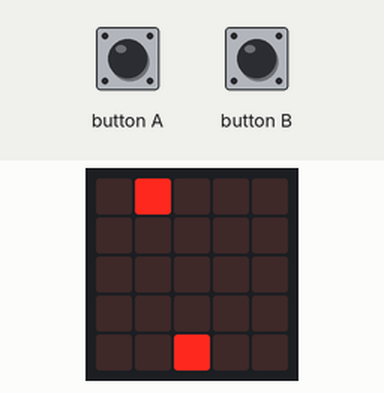
The program below on a simulated BBC micro:bit running MicroPython. On the bench: the board's 5×5 LED display. The inputs (shaded band) are chosen by the test bench. Random numbers come from a fixed seed.

Above: at 1.6 s.
1.7 s: button A pressed for 0.15 s
At 2.8 s:
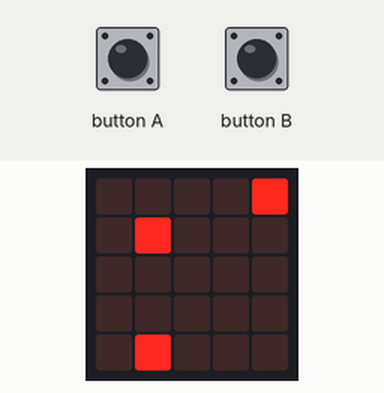
4.8 s: button B pressed for 0.15 s
At 5.5 s:
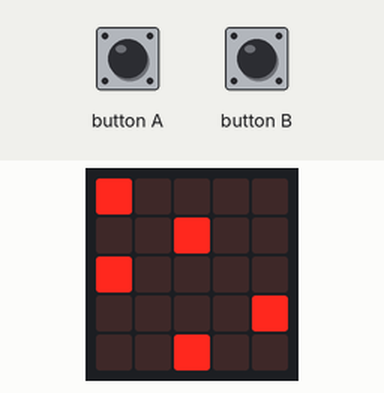
7.9 s: button A pressed for 1 s
At 8.8 s:
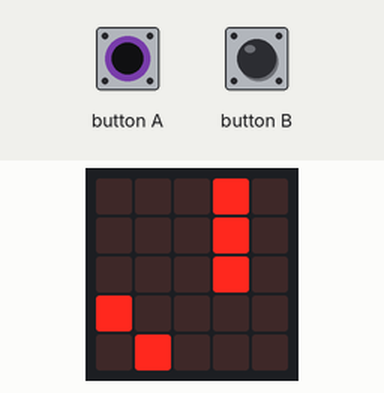
11.9 s: button B pressed for 1 s
At 12.8 s:
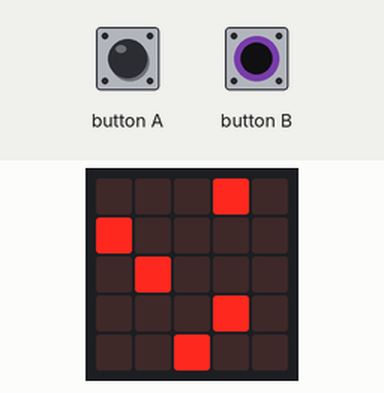
15.9 s: button A pressed for 0.15 s
At 16.3 s:
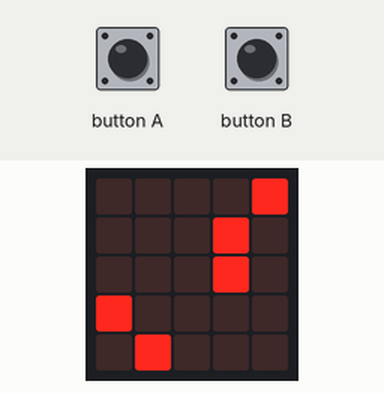
19.0 s: button B pressed for 0.15 s
At 19.8 s:
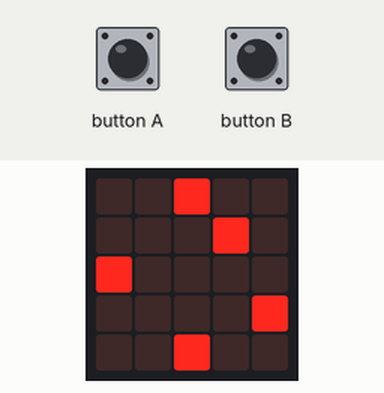
Timing chart, 0 to 22.0 s (numbered marks = the images above; inputs shaded):
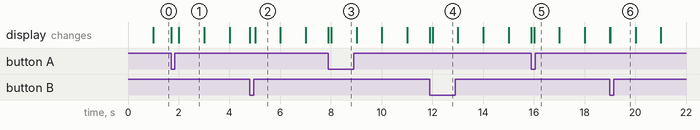

Measured:
- what the display in image 1 shows lasts 1.0 s, from 2.0 s to 3.0 s

The program:

game.py
```python
from microbit import *
import time
import random


def pixels_to_image(pixels):
    pixels_str = ':'.join(
        [''.join(
            [str(v) for v in row]
        ) for row in pixels]
    )

    return Image(pixels_str)


def row_from_pos(pos):
    return [
        9 if pos == 0 else 0,
        9 if pos == 1 else 0,
        9 if pos == 2 else 0,
        9 if pos == 3 else 0,
        9 if pos == 4 else 0,
    ]


def update_player_pos(pos):
    left = button_a.get_presses()
    right = button_b.get_presses()

    movement = right - left

    pos += movement

    if pos < 0:
        pos = 0
    if pos > 4:
        pos = 4

    return pos


player_pos = 2
frame_start = time.ticks_ms()
frame_duration = 1000
enemy_row_1 = [0, 0, 0, 0, 0]
enemy_row_2 = [0, 0, 0, 0, 0]
enemy_row_3 = [0, 0, 0, 0, 0]
enemy_row_4 = [0, 0, 0, 0, 0]


while True:

    player_pos = update_player_pos(player_pos)

    current_time = time.ticks_ms()
    if time.ticks_diff(current_time, frame_start) >= frame_duration:
        frame_start = current_time
        enemy_pos = random.randint(0, 4)
        enemy_row_4 = enemy_row_3
        enemy_row_3 = enemy_row_2
        enemy_row_2 = enemy_row_1
        enemy_row_1 = row_from_pos(enemy_pos)

    player_row = row_from_pos(player_pos)

    pixels = [
        enemy_row_1,
        enemy_row_2,
        enemy_row_3,
        enemy_row_4,
        player_row,
    ]

    display.show(pixels_to_image(pixels))
```
